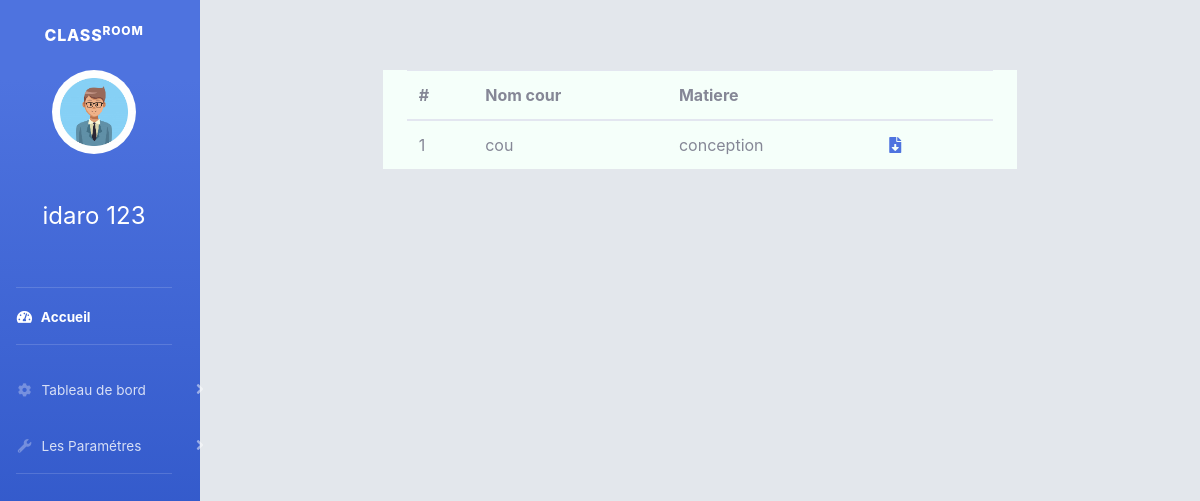
/cours_etud.php (signed in), run on the app's committed database.
### tables this page shows
CREATE TABLE IF NOT EXISTS `utilisateur` (
  `id_utilisateur` int(11) NOT NULL AUTO_INCREMENT,
  `mail` varchar(200) DEFAULT NULL,
  `mot_pass` varchar(255) DEFAULT NULL,
  `nom` text,
  `prenom` text,
  `matiere` varchar(50) DEFAULT NULL,
  `image` varchar(255) DEFAULT NULL,
  `id_classe` int(11) DEFAULT NULL,
  `profession` text,
  PRIMARY KEY (`id_utilisateur`),
  UNIQUE KEY `mail` (`mail`),
  KEY `FK_CONTENIR` (`id_classe`)
);

CREATE TABLE IF NOT EXISTS `cours` (
  `id_cour` int(11) NOT NULL,
  `id_utilisateur` int(11) NOT NULL,
  `id_classe` int(11) NOT NULL,
  `nom_cour` varchar(30) NOT NULL,
  `matiere` varchar(30) NOT NULL,
  `file` varchar(30) NOT NULL,
  `date_cour` date NOT NULL,
  PRIMARY KEY (`id_cour`)
);

### cours_etud.php (the view, shortened to what this page needs)
<!DOCTYPE html>
<html lang="en">
<head>
    <link href="vendor/fontawesome-free/css/all.min.css" rel="stylesheet" type="text/css">
</head>
<body id="page-top" style="  background-color: #b3bfcc5c;">
        <div id="wrapper">
                <ul class="navbar-nav bg-gradient-primary sidebar sidebar-dark accordion col-md-2 col-sm-2" id="accordionSidebar">
                <?php include 'nav_etud.php';?>
                </ul>
                <div class="container-fluid col-md-10 col-sm-10">
        <div class="col-md-8 container" style="background-color:mintcream; margin-top: 70px;">
    <table id="tab" class="table">
        <thead>
            <tr>
                <th scope="col" class="tha">#</th>
                <th scope="col" class="tha">Nom cour</th>
                <th scope="col" class="tha">Matiere</th>
                <th scope="col" class="tha"></th>
                <th scope="col" class="tha"></th>
            </tr>
        </thead>
        <tbody>
            <?php
                include 'cnx.php';
                $sql = "select * from cours where id_classe=".$_SESSION["id_classe"]." ORDER BY date_cour DESC";
                $t=$con->query($sql);
                $a=1;
                foreach ($t as $row) {
            ?>
                <tr>
                    <td><?php echo $a;$a++; ?></td>
                <td  ><?php echo $row['nom_cour']; ?></td>
                <td  ><?php echo $row['matiere']; ?></td>
                <td><a data-toggle="modal" data-target="#download_<?php echo $row['id_cour']; ?>" href="gere_cour.php?idd=<?php echo $row['id_cour']; ?>"><i  class="fas fa-file-download"></i></a>
                </td>
            </tr>
            <?php  }?>
        </tbody>
    </table>
</div>
</div>
<link href="css/sb-admin-2.min.css" rel="stylesheet">
</body>
</html>

### nav_etud.php (shortened to what this page needs)
<?php session_start();
        include 'cnx.php';
        $sql = "SELECT * from utilisateur where id_utilisateur=".$_SESSION['id'];
        $t=$con->query($sql);
?>
<!DOCTYPE html>
<html lang="en">
<head>
    <link href="css/sb-admin-2.min.css" rel="stylesheet">
</head>
<body id="page-top">
            <a class="sidebar-brand d-flex align-items-center justify-content-center" href="index.php">
            <div class="sidebar-brand-text mx-3">Class<sup>room</sup></div>
            </a>
            <div class="sidebar-brand-icon ">
                                <div class="container"><center><img class="img-profile rounded-circle" src="images/<?php foreach ($t as $row) { echo $row['image'];}?>" width="60%"></center></div><br>
                                    <span class="sidebar-brand-text mx-3" style="color:white;"><center><h4><?php foreach ($t as $row) { echo $row['nom'] ." " .$row['prenom'];}?></h4></center></span>
                            <br>
            </div>
            <br>
            <hr class="sidebar-divider my-0">
            <li class="nav-item active">
                <a class="nav-link" href="home_etud.php">
                    <i class="fas fa-fw fa-tachometer-alt"></i>
                    <span>Accueil</span></a>
            </li>
            <hr class="sidebar-divider">
            <li class="nav-item">
                <a class="nav-link collapsed" href="#" data-toggle="collapse" data-target="#collapseTwo"
                    aria-expanded="true" aria-controls="collapseTwo">
                    <i class="fas fa-fw fa-cog"></i>
                    <span>Tableau de bord</span>
                </a>
            </li>
            <li class="nav-item">
                <a class="nav-link collapsed" href="#" data-toggle="collapse" data-target="#collapseUtilities"
                    aria-expanded="true" aria-controls="collapseUtilities">
                    <i class="fas fa-fw fa-wrench"></i>
                    <span>Les Paramétres</span>
                </a>
            </li>
            <hr class="sidebar-divider">
            </body>
</html>

### data on the page
utilisateur: image (picture), nom "idaro", prenom "123"
cours: nom_cour "cou", matiere "conception"
